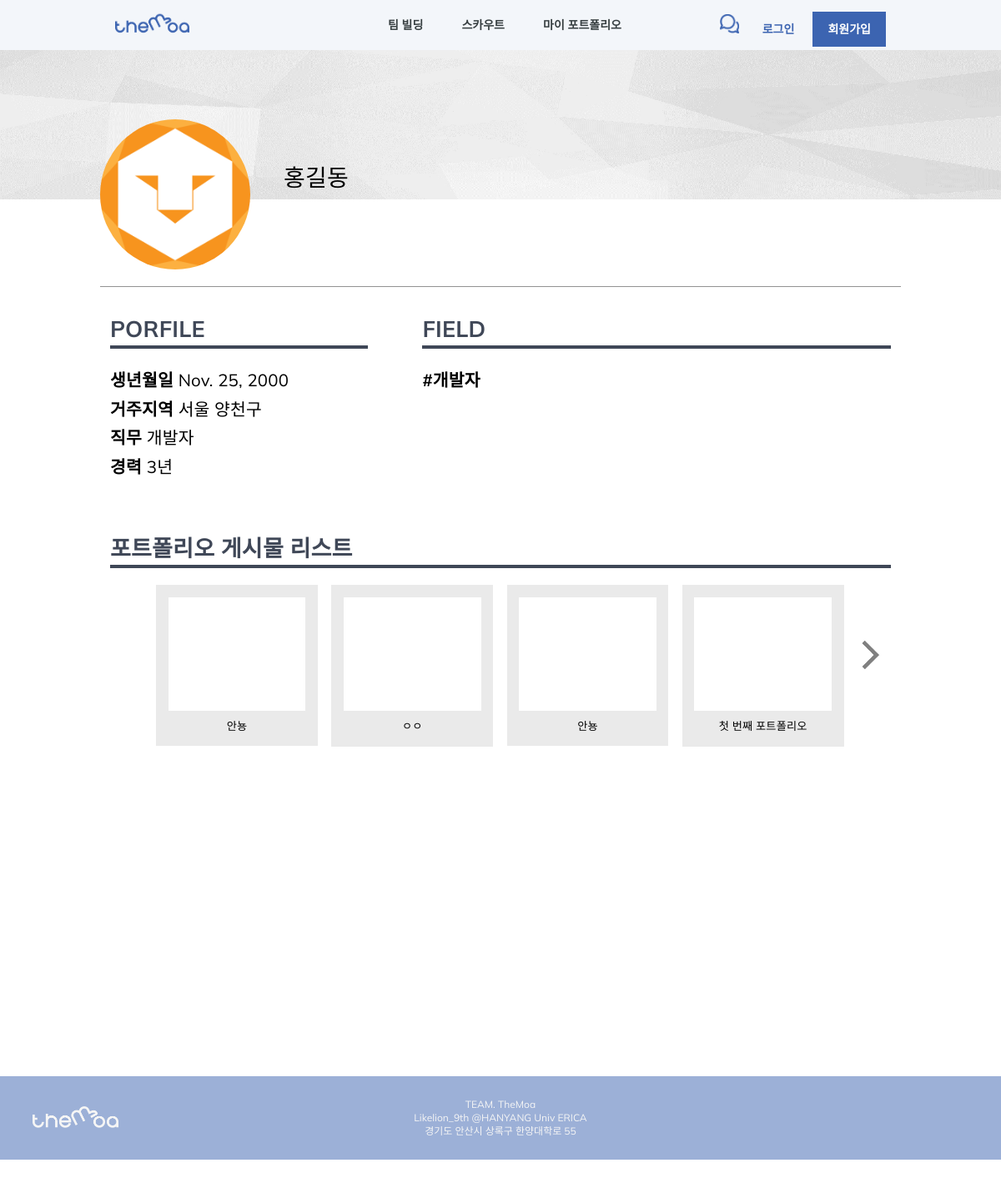
/portfolio/1, run on an earlier commit of the app's database.
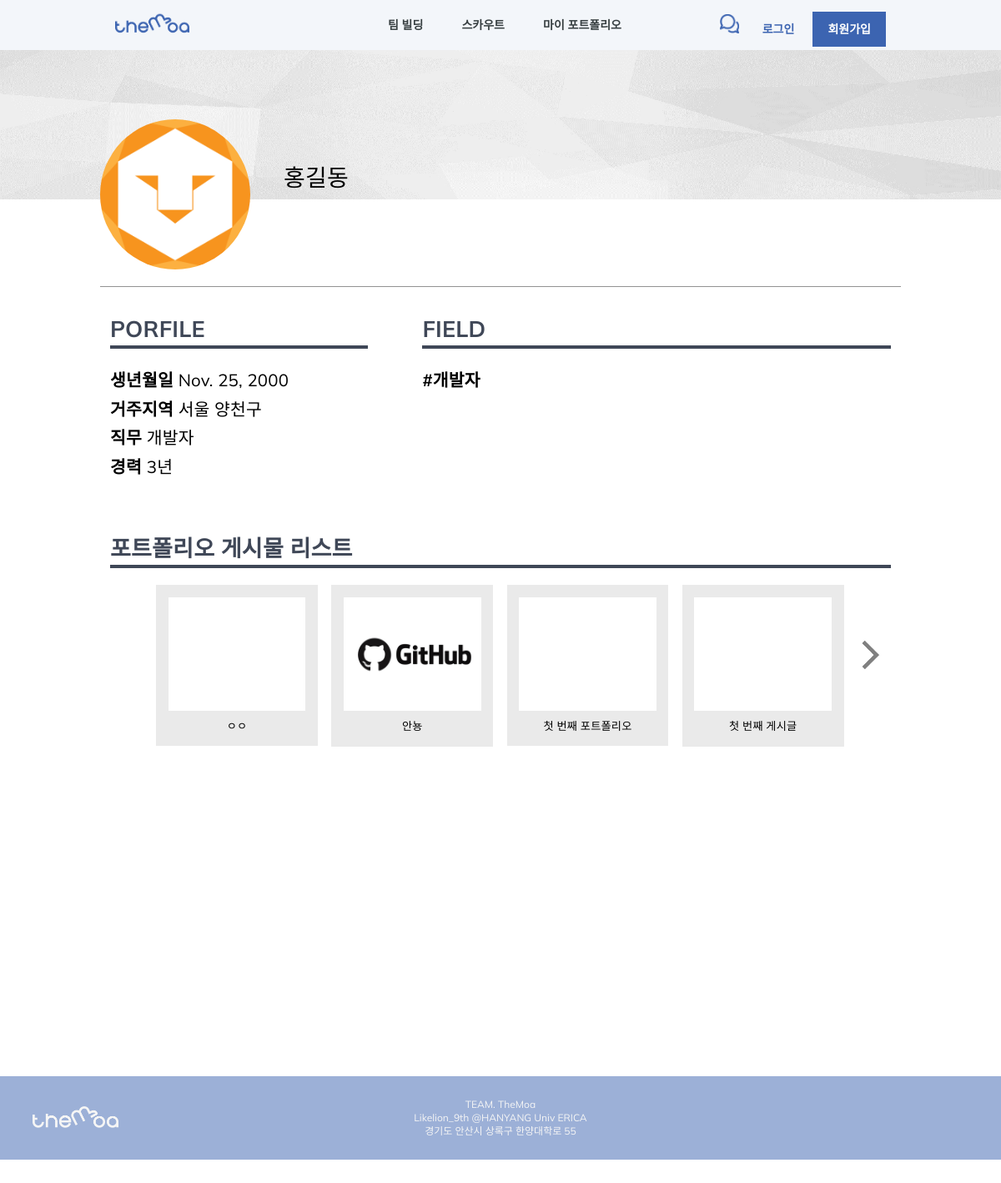
And on a later commit of the database.
### mypf/models.py (models this page shows)
class Portfolio(models.Model):
    title = models.CharField(default='', max_length=50)
    image = models.ImageField(default='', upload_to="image/mypf/", blank=True, null=False)
    user_id = models.ForeignKey(User, on_delete=models.CASCADE, null=True)
    detail = models.TextField(blank=True, null=True)

### mypf/views.py (the view)
# urls.py: path('<int:id>', profile, name='profile'),
def profile(request, id):
    user_instance = None
    if request.user.id:
        user_instance = User.objects.get(pk=request.user.id)
    user = get_object_or_404(User, pk=id)
    pfs = Portfolio.objects.filter(user_id=id).order_by('-id')
    paginator = Paginator(pfs, 4)
    page = request.GET.get('page')
    pfs = paginator.get_page(page)
    context = {
        'user_instance': user_instance,
        'user_id':id,
        'obj': user,
        'pfs':pfs,
    }
    return render(request, 'mypf/profile.html', context)

### templates/mypf/profile.html (shortened to what this page needs)
{% extends 'base.html' %}
        {% load static %}
        {% block extrahead %}
        <link rel="stylesheet" href="../../static/css/base.css">
        <link rel="stylesheet" href="../../static/css/mypf/profile.css">
        {% endblock %}
{% block content %}
<div>
    <img class="profile-back" src="{% if obj.id == user.id %}../../static/img/mypf/back_img.png {% else %}../../static/img/profile_back.png {% endif %}">
    <div class="profile-container">
        <img src="../../media/{{obj.image}}"alt="프로필 사진">
        <div class="name-container">
            <p>{{obj.name}}</p>
        </div>
    </div>
    <div class="info-container">
        <div class="spec">
            <div>
                <div class="spec-title">
                    <p>PORFILE</p>
                </div>
                <strong>생년월일 </strong>{{obj.birth_date}} <br>
                <strong>거주지역 </strong>{{obj.address_sido}} {{obj.address_gungu}} <br>
                <strong>직무 </strong>{{obj.get_role_display}} <br>
                <strong>경력 </strong>{{obj.get_career_display}}
            </div>
            <div>
                <div class="spec-title">
                    <p>FIELD</p>
                </div>
                <strong>#{{obj.get_role_display}}</strong>
            </div>
        </div>
        <div class="portfolio">
            <div class="spec-title">
                <p>포트폴리오 게시물 리스트</p>
            </div>
            {% if pfs %}
            <div class="pf-box">
                <div class="pf-list">
                {% for pf in pfs %}
                    <a href="{% url 'mypf:detail_pf' user_id pf.id %}">
                        <div class="pf">
                            {% if pf.image %}
                            <img class="pf-img" src="../../media/{{pf.image}}" alt="">
                            {% else %}
                            <div class="pf-img" src="" alt=""></div>
                            {% endif %}
                            <p>{{pf.title}}</p>
                        </div>
                    </a>
                {% endfor %}
                </div>
                {% if pfs.has_next %}
                    <a href="?page={{pfs.next_page_number}}">
                        <div class="pf-btn2 next" style="background-image: url('../../static/img/mypf/pf_next.png')"></div>
                    </a>
                {% else %}
                <div class="pf-btn2"></div>
                {% endif %}
            </div>
            {% endif %}
        </div>
    </div>
</div>
{% endblock %}

What changed in the data, as far as the page shows it:
removed Portfolio: title "안뇽"
changed Portfolio "안뇽": image: picture added
now on this page (row unchanged): Portfolio: title "첫 번째 게시글"
